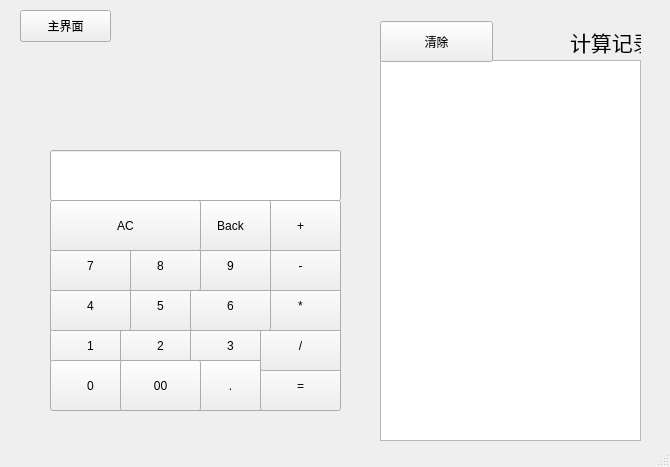
<?xml version="1.0" encoding="UTF-8"?>
<ui version="4.0">
 <class>MainWindow</class>
 <widget class="QMainWindow" name="MainWindow">
  <property name="geometry">
   <rect>
    <x>0</x>
    <y>0</y>
    <width>670</width>
    <height>467</height>
   </rect>
  </property>
  <property name="minimumSize">
   <size>
    <width>670</width>
    <height>467</height>
   </size>
  </property>
  <property name="maximumSize">
   <size>
    <width>670</width>
    <height>467</height>
   </size>
  </property>
  <property name="windowTitle">
   <string>MainWindow</string>
  </property>
  <property name="layoutDirection">
   <enum>Qt::LeftToRight</enum>
  </property>
  <widget class="QWidget" name="centralwidget">
   <widget class="QPushButton" name="btn1">
    <property name="geometry">
     <rect>
      <x>50</x>
      <y>320</y>
      <width>81</width>
      <height>51</height>
     </rect>
    </property>
    <property name="text">
     <string>1</string>
    </property>
   </widget>
   <widget class="QPushButton" name="btn2">
    <property name="geometry">
     <rect>
      <x>120</x>
      <y>320</y>
      <width>81</width>
      <height>51</height>
     </rect>
    </property>
    <property name="text">
     <string>2</string>
    </property>
   </widget>
   <widget class="QPushButton" name="btn3">
    <property name="geometry">
     <rect>
      <x>190</x>
      <y>320</y>
      <width>81</width>
      <height>51</height>
     </rect>
    </property>
    <property name="text">
     <string>3</string>
    </property>
   </widget>
   <widget class="QPushButton" name="btn0">
    <property name="geometry">
     <rect>
      <x>50</x>
      <y>360</y>
      <width>81</width>
      <height>51</height>
     </rect>
    </property>
    <property name="text">
     <string>0</string>
    </property>
   </widget>
   <widget class="QPushButton" name="btn_doc">
    <property name="geometry">
     <rect>
      <x>190</x>
      <y>360</y>
      <width>81</width>
      <height>51</height>
     </rect>
    </property>
    <property name="text">
     <string>.</string>
    </property>
   </widget>
   <widget class="QPushButton" name="btnEqual">
    <property name="geometry">
     <rect>
      <x>260</x>
      <y>360</y>
      <width>81</width>
      <height>51</height>
     </rect>
    </property>
    <property name="text">
     <string>=</string>
    </property>
   </widget>
   <widget class="QPushButton" name="btnDiv">
    <property name="geometry">
     <rect>
      <x>260</x>
      <y>320</y>
      <width>81</width>
      <height>51</height>
     </rect>
    </property>
    <property name="text">
     <string>/</string>
    </property>
   </widget>
   <widget class="QPushButton" name="btn5">
    <property name="geometry">
     <rect>
      <x>120</x>
      <y>280</y>
      <width>81</width>
      <height>51</height>
     </rect>
    </property>
    <property name="text">
     <string>5</string>
    </property>
   </widget>
   <widget class="QPushButton" name="btnMul">
    <property name="geometry">
     <rect>
      <x>260</x>
      <y>280</y>
      <width>81</width>
      <height>51</height>
     </rect>
    </property>
    <property name="text">
     <string>*</string>
    </property>
   </widget>
   <widget class="QPushButton" name="btnSub">
    <property name="geometry">
     <rect>
      <x>260</x>
      <y>240</y>
      <width>81</width>
      <height>51</height>
     </rect>
    </property>
    <property name="text">
     <string>-</string>
    </property>
   </widget>
   <widget class="QPushButton" name="btn4">
    <property name="geometry">
     <rect>
      <x>50</x>
      <y>280</y>
      <width>81</width>
      <height>51</height>
     </rect>
    </property>
    <property name="text">
     <string>4</string>
    </property>
   </widget>
   <widget class="QPushButton" name="btn6">
    <property name="geometry">
     <rect>
      <x>190</x>
      <y>280</y>
      <width>81</width>
      <height>51</height>
     </rect>
    </property>
    <property name="text">
     <string>6</string>
    </property>
   </widget>
   <widget class="QPushButton" name="btnPlus">
    <property name="geometry">
     <rect>
      <x>260</x>
      <y>200</y>
      <width>81</width>
      <height>51</height>
     </rect>
    </property>
    <property name="text">
     <string>+</string>
    </property>
   </widget>
   <widget class="QPushButton" name="btn9">
    <property name="geometry">
     <rect>
      <x>190</x>
      <y>240</y>
      <width>81</width>
      <height>51</height>
     </rect>
    </property>
    <property name="text">
     <string>9</string>
    </property>
   </widget>
   <widget class="QPushButton" name="btn8">
    <property name="geometry">
     <rect>
      <x>120</x>
      <y>240</y>
      <width>81</width>
      <height>51</height>
     </rect>
    </property>
    <property name="text">
     <string>8</string>
    </property>
   </widget>
   <widget class="QPushButton" name="btn7">
    <property name="geometry">
     <rect>
      <x>50</x>
      <y>240</y>
      <width>81</width>
      <height>51</height>
     </rect>
    </property>
    <property name="text">
     <string>7</string>
    </property>
   </widget>
   <widget class="QPushButton" name="btnBack">
    <property name="geometry">
     <rect>
      <x>190</x>
      <y>200</y>
      <width>81</width>
      <height>51</height>
     </rect>
    </property>
    <property name="text">
     <string>Back</string>
    </property>
   </widget>
   <widget class="QPushButton" name="btnClear">
    <property name="geometry">
     <rect>
      <x>50</x>
      <y>200</y>
      <width>151</width>
      <height>51</height>
     </rect>
    </property>
    <property name="text">
     <string>AC</string>
    </property>
   </widget>
   <widget class="QPushButton" name="btn00">
    <property name="geometry">
     <rect>
      <x>120</x>
      <y>360</y>
      <width>81</width>
      <height>51</height>
     </rect>
    </property>
    <property name="text">
     <string>00</string>
    </property>
   </widget>
   <widget class="QLineEdit" name="lineEdit">
    <property name="geometry">
     <rect>
      <x>50</x>
      <y>150</y>
      <width>291</width>
      <height>51</height>
     </rect>
    </property>
    <property name="readOnly">
     <bool>true</bool>
    </property>
   </widget>
   <widget class="QPushButton" name="main_Button">
    <property name="geometry">
     <rect>
      <x>20</x>
      <y>10</y>
      <width>91</width>
      <height>32</height>
     </rect>
    </property>
    <property name="text">
     <string>主界面</string>
    </property>
   </widget>
   <widget class="QPlainTextEdit" name="plainTextEdit">
    <property name="geometry">
     <rect>
      <x>380</x>
      <y>60</y>
      <width>261</width>
      <height>381</height>
     </rect>
    </property>
    <property name="readOnly">
     <bool>true</bool>
    </property>
   </widget>
   <widget class="QLabel" name="label">
    <property name="geometry">
     <rect>
      <x>570</x>
      <y>21</y>
      <width>71</width>
      <height>41</height>
     </rect>
    </property>
    <property name="font">
     <font>
      <pointsize>16</pointsize>
     </font>
    </property>
    <property name="layoutDirection">
     <enum>Qt::LeftToRight</enum>
    </property>
    <property name="text">
     <string>计算记录</string>
    </property>
    <property name="scaledContents">
     <bool>false</bool>
    </property>
    <property name="wordWrap">
     <bool>false</bool>
    </property>
   </widget>
   <widget class="QPushButton" name="btnReset">
    <property name="geometry">
     <rect>
      <x>380</x>
      <y>21</y>
      <width>113</width>
      <height>41</height>
     </rect>
    </property>
    <property name="text">
     <string>清除</string>
    </property>
   </widget>
  </widget>
  <widget class="QStatusBar" name="statusbar"/>
 </widget>
 <resources/>
 <connections/>
</ui>
